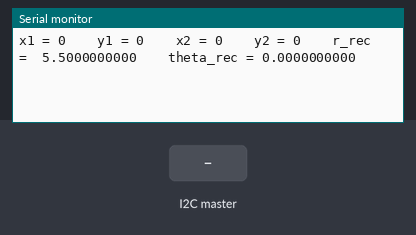
The sketch below on a simulated Arduino Uno, built with avr-gcc and run on an emulated ATmega328P. On the bench: the last lines printed to the serial monitor. The inputs (shaded band) are chosen by the test bench.

Above: at 1.2 s.
1.3 s: the I2C master sends the byte 1
At 2.3 s:
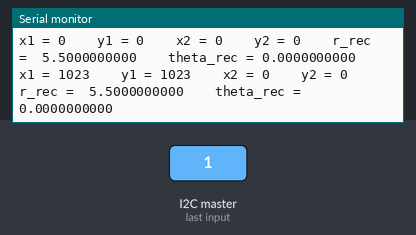
2.8 s: the I2C master sends the byte 0
At 3.4 s:
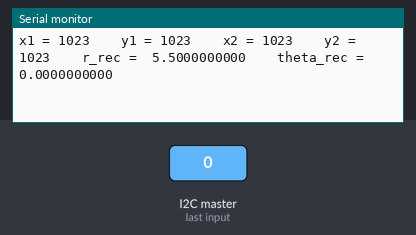
4.3 s: the I2C master sends the byte 90
At 5.5 s:
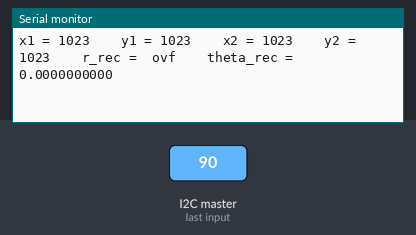
5.8 s: the I2C master sends the byte 90
At 6.9 s:
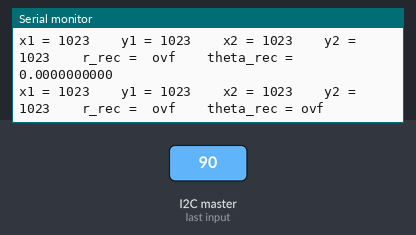

The sketch:

Arduino_Debug_no_float.ino
```cpp
#include <Wire.h>
#include <math.h>
#define X1_OFFSET 567 // These are the values when the robot is looking directly at
#define X2_OFFSET 514 // a light in the corner from the center of the ring
#define Y1_OFFSET 458
#define Y2_OFFSET 514


byte r1Value;
byte r2Value;
int camera_number;
int x1, x2, y1, y2;
float r_rec, theta_rec;
float r1, r2;
byte flag;

void setup()
{
  flag = 1;
  r1Value = 0;
  r2Value = 0;
  r_rec = 5.5;
  theta_rec = 0;
 Wire.begin(0x04);                // join i2c bus with address #2
 camera_number = 1;
 Wire.onRequest(requestEvent); // register event
 Wire.onReceive(receivefloatEvent);
 Serial.begin(115200);           // start serial for output
}
volatile char c[2] = {0, 0};
void loop()
{
  float r = 0;
  float theta = 0;
  float phi1 = 0.0794;
  float phi2 = 0.0794;
  float d = 5;
  if(flag)
  {

      if(x1 >= 1023 || x2>=1023) // only able to see with one eye
      {
        mono_vision(d, phi1, x1, phi2, x2, &theta, &r);
      }
      else
      {
        stereo_vision(d, phi1, x1, phi2, x2, &theta, &r);
      }


      Serial.print("x1 = ");
      Serial.print(x1,DEC);
      Serial.print("\t  y1 = ");
      Serial.print(y1,DEC);
      Serial.print("\t  x2 = ");
      Serial.print(x2,DEC);
      Serial.print("\t  y2 = ");
      Serial.print(y2,DEC);
      Serial.print("\t  r_rec =  ");
      Serial.print(r_rec,DEC);
      Serial.print("\t  theta_rec = ");
      Serial.println(theta_rec,DEC);
//      Serial.print("\t  R_calc =  ");
//      Serial.print(r,DEC);
//      Serial.print("\t  theta_calc = ");
//      Serial.println(theta*180.0/PI,DEC);
      flag = 0;
    }
}

void receive2intsEvent(int n)
{
      int int1, int2;
      int1 = Wire.read();
      int1 = (int1 | Wire.read() << 8) & 0b1111111111;
      int2 = Wire.read();
      int2 = (y1 | Wire.read() << 8) & 0b1111111111;

    Serial.print("int1 = ");
    Serial.print(int1);
    Serial.print("\t int1 = ");
    Serial.println(int1);
}

void receivefloatEvent(int n)
{
  flag = 1;
  char* floatptr1 = (char*)&r_rec;
  char* floatptr2 = (char*)&theta_rec;
  switch(camera_number) {

    case 1:
      x1 = (Wire.read()<<8 | Wire.read()) & 0b1111111111;
      y1 = (Wire.read()<<8 | Wire.read()) & 0b1111111111;
      camera_number = 2;
      break;

    case 2:
      x2 = (Wire.read()<<8 | Wire.read()) & 0b1111111111;
      y2 = (Wire.read()<<8 | Wire.read()) & 0b1111111111;
      camera_number =3;
      break;

    case 3:
      floatptr1[3] = Wire.read();
      floatptr1[2] = Wire.read();
      floatptr1[1] = Wire.read();
      floatptr1[0] = Wire.read();
      camera_number = 4;
      break;

    case 4:
      floatptr2[3] = Wire.read();
      floatptr2[2] = Wire.read();
      floatptr2[1] = Wire.read();
      floatptr2[0] = Wire.read();
      camera_number = 1;
      break;

  }
}

// function that executes whenever data is received from master
// this function is registered as an event, see setup()
void requestEvent()
{
 Wire.write(0x03);
}

void mono_vision(float d, float phi1, float x1, float phi2, float x2, float* theta, float* r)
{
   float beta, x, y;
   if(x1 >= 1023) // can't see with left eye
   {
     x = x2;
     y = y2;
     beta = (y2-Y2_OFFSET);
     *r = 2.4*tan(beta);
     *theta = (x2-X2_OFFSET)/1023.0 * 33.0/360.0*2.0*PI;
     r1 = 0;
     r2 = 0;

   }
   else if(x2 >= 1023){ // can't see with right eye
     x = x1;
     y = y1;
     beta = (y1-Y1_OFFSET);
     *r = 2.4*tan(beta);
     *theta = (x1-X1_OFFSET)/1023.0 * 33.0/360.0*2.0*PI;
     r1 = 0;
     r2 = 0;
   }
   else
   {
     return; // don't do anything, you can see with both eyes
   }

}

void stereo_vision(float d, float phi1, float x1, float phi2, float x2, float* theta, float* r)
{
  // linearly interpolate gamma1 and gamma2
  float gamma1, gamma2;
  gamma1 = (x1-X1_OFFSET)/1023.0 * 33.0/360.0*2.0*PI;
  gamma2 = (x2-X2_OFFSET)/1023.0 * 33.0/360.0*2.0*PI;
//  Serial.print("gamma1 = ");
//  Serial.print(gamma1,DEC);
//  Serial.print("\t gamma2 = ");
//  Serial.println(gamma2,DEC);
  // calculate distance from camera to features r1 and r2
  r1 = sin(PI/2.0-phi2-gamma2)/(sin(phi1+gamma1+phi2+gamma2)/d);
  r2 = sin(PI/2.0-(phi1+gamma1))/(sin(phi1+gamma1+phi2+gamma2)/d);

  // find r and theta
  *r = pow(pow(r1,2.0)+pow(d/2.0,2.0)-2.0*r1*(d/2.0)*cos(PI/2.0-phi1-gamma1),1/2.0);
  float rad = *r;
  *theta = asin(r1*(sin(PI/2.0-phi1-gamma1)/rad)) - PI/2.0; //stuck always positive, due to range of asin()
  if(r1>r2)
  {
    float th = *theta;
    *theta = -th;
  }

}
```

Measured:
- after the input at 1.3 s, the serial monitor: prints a new line at once (image 1)
- after the input at 2.8 s, the serial monitor: prints a new line at once (image 2)
- after the input at 4.3 s, the serial monitor: prints a new line at once (image 3)
- after the input at 5.8 s, the serial monitor: prints a new line at once (image 4)
